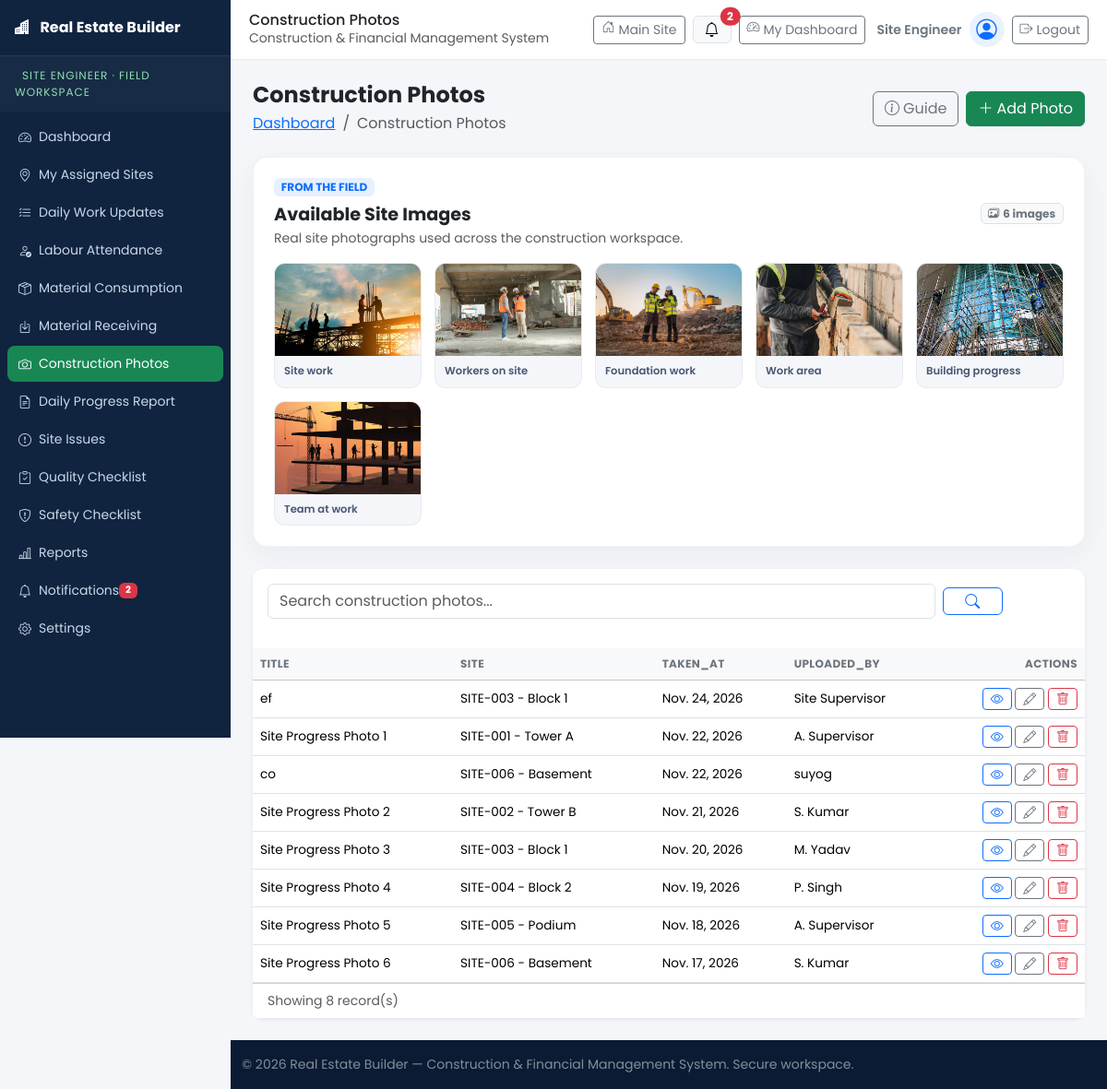
/supervisor/photos/ (signed in), run on the app's committed database.
### accounts/models.py (models this page shows, shortened)
class UserProfile(models.Model):
    ROLE_BUILDER = "BUILDER"
    ROLE_SITE_ENGINEER = "SITE_ENGINEER"
    ROLE_SITE_SUPERVISOR = "SITE_SUPERVISOR"
    ROLE_CONTRACTOR = "CONTRACTOR"
    ROLE_STORE_MANAGER = "STORE_MANAGER"
    ROLE_ACCOUNTANT = "ACCOUNTANT"
    ROLE_LABOUR = "LABOUR"
    ROLE_CHOICES = (
        (ROLE_BUILDER, "Builder / Admin"),
        (ROLE_SITE_ENGINEER, "Site Engineer"),
        (ROLE_SITE_SUPERVISOR, "Site Supervisor"),
        (ROLE_CONTRACTOR, "Contractor"),
        (ROLE_STORE_MANAGER, "Store Manager"),
        (ROLE_ACCOUNTANT, "Accountant"),
        (ROLE_LABOUR, "Labour / Worker"),
    )
    ROLE_ICONS = {
        ROLE_BUILDER: "bi-person-badge",
        ROLE_SITE_ENGINEER: "bi-ruler",
        ROLE_SITE_SUPERVISOR: "bi-hardhat",
        ROLE_CONTRACTOR: "bi-briefcase",
        ROLE_STORE_MANAGER: "bi-box-seam",
        ROLE_ACCOUNTANT: "bi-cash-coin",
        ROLE_LABOUR: "bi-people",
    }
    ROLE_DASHBOARDS = {
        ROLE_BUILDER: "dashboards:dashboard_builder",
        ROLE_SITE_ENGINEER: "dashboards:dashboard_site_engineer",
        ROLE_SITE_SUPERVISOR: "dashboards:dashboard_site_supervisor",
        ROLE_CONTRACTOR: "dashboards:dashboard_contractor",
        ROLE_STORE_MANAGER: "dashboards:dashboard_store_manager",
        ROLE_ACCOUNTANT: "dashboards:dashboard_accountant",
        ROLE_LABOUR: "dashboards:dashboard_labour",
    }
    GENDER_CHOICES = (
        ("", "Prefer not to say"),
        ("MALE", "Male"),
        ("FEMALE", "Female"),
        ("OTHER", "Other"),
    )
    STATUS_ACTIVE = "ACTIVE"
    STATUS_INACTIVE = "INACTIVE"
    STATUS_SUSPENDED = "SUSPENDED"
    STATUS_CHOICES = (
        (STATUS_ACTIVE, "Active"),
        (STATUS_INACTIVE, "Inactive"),
        (STATUS_SUSPENDED, "Suspended"),
    )
    user = models.OneToOneField(User, on_delete=models.CASCADE, related_name="profile")
    full_name = models.CharField(max_length=150)
    email = models.EmailField(max_length=254, unique=True)
    mobile = models.CharField(max_length=20)
    role = models.CharField(max_length=30, choices=ROLE_CHOICES, default=ROLE_BUILDER, db_index=True)
    address = models.TextField(blank=True)
    gender = models.CharField(max_length=10, choices=GENDER_CHOICES, blank=True)
    profile_photo = models.ImageField(upload_to="profiles/", blank=True, null=True)
    account_status = models.CharField(max_length=10, choices=STATUS_CHOICES, default=STATUS_ACTIVE, db_index=True)
    date_registered = models.DateTimeField(auto_now_add=True)
    class Meta:
        ordering = ["-date_registered"]
    @property
    def role_icon(self):
        return self.ROLE_ICONS.get(self.role, "bi-person")
    @property
    def is_active_account(self):
        return self.account_status == self.STATUS_ACTIVE and self.user.is_active
    def get_dashboard_url(self):
        return reverse(self.ROLE_DASHBOARDS.get(self.role, "home"))

### ConstructionManagement/models.py (models this page shows, shortened)
class ConstructionPhoto(models.Model):
    site = models.ForeignKey(Site, on_delete=models.CASCADE, related_name="photos")
    title = models.CharField(max_length=200)
    image = models.ImageField(upload_to="constructionphotos/")
    caption = models.TextField(blank=True)
    taken_at = models.DateField(null=True, blank=True)
    uploaded_by = models.CharField(max_length=120, blank=True)
    uploaded_at = models.DateTimeField(auto_now_add=True, null=True, blank=True)
    class Meta:
        ordering = ["-taken_at"]

class Site(models.Model):
    project = models.ForeignKey(Project, on_delete=models.CASCADE, related_name="sites")
    name = models.CharField(max_length=200)
    code = models.CharField(max_length=40, unique=True)
    location = models.CharField(max_length=200, blank=True)
    area_sqft = models.PositiveIntegerField(default=0)
    start_date = models.DateField(null=True, blank=True)
    expected_completion = models.DateField(null=True, blank=True)
    progress = models.PositiveSmallIntegerField(default=0)
    status = models.CharField(max_length=20, choices=StatusChoices.choices, default=StatusChoices.ACTIVE)
    supervisor = models.CharField(max_length=120, blank=True)
    description = models.TextField(blank=True)
    class Meta:
        ordering = ["name"]
    def __str__(self):
        return f"{self.code} - {self.name}"

### ConstructionManagement/views.py (the view)
# urls.py: path("supervisor/<str:page>/", views.supervisor_page, name="supervisor_page"),
@role_required(*FIELD_ROLES)
def supervisor_page(request, page):
    if page == "dashboard":
        return supervisor_dashboard(request)
    if page == "reports":
        return reports(request, "supervisor")
    if page == "settings":
        return settings_page(request, "supervisor")
    if page == "notifications":
        return resource_list(request, "supervisor", "notification", page_title="Notifications")
    if page in SUPERVISOR_PAGES:
        qs = None
        if page == "receiving":
            qs = models.MaterialTransaction.objects.filter(transaction_type="RECEIVED")
        elif page == "materials":
            qs = models.Material.objects.all()
        return resource_list(request, "supervisor", SUPERVISOR_PAGES[page], queryset=qs)
    messages.error(request, "The requested page does not exist.")
    return redirect("supervisor_dashboard")

### ConstructionManagement/forms.py
class SearchForm(forms.Form):
    q = forms.CharField(required=False, label="Search", widget=forms.TextInput(attrs={"class": "form-control", "placeholder": "Search records..."}))
    status = forms.ChoiceField(required=False, choices=[("", "All statuses")] + list(models.StatusChoices.choices), widget=forms.Select(attrs={"class": "form-select"}))

### ConstructionManagement/context_processors.py (called while the page is built)
def global_context(request):
    notifications = Notification.objects.filter(audience__in=["ALL", "MANAGER", "SUPERVISOR"])[:8]
    return {
        "global_notifications": notifications,
        "unread_count": Notification.objects.filter(is_read=False).count(),
        "app_name": "Real Estate Builder",
    }

### ConstructionManagement/templatetags/construction_tags.py (called while the page is built)
@register.filter
def get_item(obj, key):
    return getattr(obj, key, "")

### ConstructionManagement/views.py (called while the page is built)
def _base_template(module):
    if module == "manager":
        return "ConstructionManagement/base_manager.html"
    return "ConstructionManagement/base_supervisor.html"

### ConstructionManagement/templates/ConstructionManagement/site_supervisor/photos.html
﻿{% extends "ConstructionManagement/generic/list.html" %}

### ConstructionManagement/templates/ConstructionManagement/generic/list.html (shortened to what this page needs)
{% extends base_template %}
{% load construction_tags %}
{% block app_content %}
<div class="d-flex flex-wrap justify-content-between align-items-center gap-2 mb-4">
  <div>
    <h4 class="fw-bold mb-1">{{ title }}</h4>
    <nav aria-label="breadcrumb"><ol class="breadcrumb mb-0 small"><li class="breadcrumb-item"><a href="{% if module == 'manager' %}{% url 'manager_dashboard' %}{% else %}{% url 'supervisor_dashboard' %}{% endif %}">Dashboard</a></li><li class="breadcrumb-item active">{{ title }}</li></ol></nav>
  </div>
  <div class="d-flex gap-2">
    <button type="button" class="btn btn-outline-secondary" data-bs-toggle="modal" data-bs-target="#pageGuideModal">
      <i class="bi bi-info-circle me-1"></i>Guide
    </button>
    {% if resource_key != 'notification' %}
      {% if module == 'manager' %}
        <a href="{% url 'manager_add' resource_key %}" class="btn btn-primary"><i class="bi bi-plus-lg me-1"></i>Add {{ resource.singular }}</a>
      {% else %}
        <a href="{% url 'supervisor_add' resource_key %}" class="btn btn-success"><i class="bi bi-plus-lg me-1"></i>Add {{ resource.singular }}</a>
      {% endif %}
    {% endif %}
  </div>
</div>
{% if resource_key == 'photo' %}
<div class="mb-4">
  {% include "ConstructionManagement/partials/_site_gallery.html" with gallery_mode="compact" gallery_title="Available Site Images" %}
</div>
{% endif %}
<div class="card border-0 shadow-sm reveal">
  <div class="card-body p-3">
    <form method="get" class="row g-2 align-items-center">
      <div class="{% if has_status %}col-md-8{% else %}col-md-10{% endif %}">
        <input type="text" name="q" value="{{ query }}" class="form-control" placeholder="Search {{ title|lower }}...">
      </div>
      <div class="col-md-1 d-grid"><button class="btn btn-outline-primary" type="submit"><i class="bi bi-search"></i></button></div>
    </form>
  </div>
  <div class="table-responsive">
    <table class="table table-hover align-middle mb-0 {% if density == 'compact' %}table-sm{% endif %}">
      <thead class="table-light">
        <tr>
          {% for field in fields %}<th class="text-nowrap">{{ field|cut:"__"|title }}</th>{% endfor %}
          <th class="text-end">Actions</th>
        </tr>
      </thead>
      <tbody>
        {% for obj in objects %}
          <tr>
            {% for field in fields %}
              <td>
                {% if field == 'is_read' %}
                  {% if obj.is_read %}<span class="badge bg-success">Read</span>{% else %}<span class="badge bg-warning text-dark">Unread</span>{% endif %}
                {% elif field == 'status' %}
                  <span class="badge bg-{% if obj.status == 'COMPLETED' %}success{% elif obj.status == 'DELAYED' %}danger{% elif obj.status == 'ACTIVE' %}primary{% elif obj.status == 'PLANNED' %}secondary{% else %}warning text-dark{% endif %}">{{ obj.get_status_display }}</span>
                {% elif field == 'progress' %}
                  <div class="d-flex align-items-center gap-2"><div class="progress flex-grow-1" style="height:6px;min-width:60px"><div class="progress-bar" style="width:{{ obj.progress }}%"></div></div><small>{{ obj.progress }}%</small></div>
                {% elif field == 'severity' %}
                  <span class="badge bg-{% if obj.severity == 'CRITICAL' %}danger{% elif obj.severity == 'HIGH' %}warning text-dark{% else %}info{% endif %}">{{ obj.get_severity_display }}</span>
                {% elif field == 'transaction_type' %}
                  <span class="badge bg-{% if obj.transaction_type == 'RECEIVED' %}success{% else %}warning text-dark{% endif %}">{{ obj.get_transaction_type_display }}</span>
                {% elif field == 'image' %}
                  {% if obj.image %}<img src="{{ obj.image.url }}" alt="" style="width:48px;height:36px;object-fit:cover" class="rounded">{% endif %}
                {% else %}
                  {{ obj|get_item:field|default_if_none:"-" }}
                {% endif %}
              </td>
            {% endfor %}
            <td class="text-end text-nowrap">
              {% if module == 'manager' %}
                <a href="{% url 'manager_detail' resource_key obj.pk %}" class="btn btn-sm btn-outline-primary" title="View"><i class="bi bi-eye"></i></a>
                {% if resource_key != 'notification' %}<a href="{% url 'manager_edit' resource_key obj.pk %}" class="btn btn-sm btn-outline-secondary" title="Edit"><i class="bi bi-pencil"></i></a>{% endif %}
                {% if resource_key == 'dpr' %}<form method="post" action="{% url 'verify_dpr' obj.pk %}" class="d-inline">{% csrf_token %}<button class="btn btn-sm btn-outline-success" title="Verify"><i class="bi bi-check2-circle"></i></button></form>{% endif %}
                {% if resource_key == 'notification' %}<form method="post" action="{% url 'mark_notification_read' obj.pk %}" class="d-inline">{% csrf_token %}<input type="hidden" name="module" value="manager"><button class="btn btn-sm btn-outline-success" title="Mark read"><i class="bi bi-check2"></i></button></form>{% endif %}
                <a href="{% url 'manager_delete' resource_key obj.pk %}" class="btn btn-sm btn-outline-danger" title="Delete"><i class="bi bi-trash"></i></a>
              {% else %}
                <a href="{% url 'supervisor_detail' resource_key obj.pk %}" class="btn btn-sm btn-outline-primary" title="View"><i class="bi bi-eye"></i></a>
                <a href="{% url 'supervisor_edit' resource_key obj.pk %}" class="btn btn-sm btn-outline-secondary" title="Edit"><i class="bi bi-pencil"></i></a>
                <a href="{% url 'supervisor_delete' resource_key obj.pk %}" class="btn btn-sm btn-outline-danger" title="Delete"><i class="bi bi-trash"></i></a>
              {% endif %}
            </td>
          </tr>
        {% empty %}
          <tr><td colspan="{{ fields|length|add:1 }}" class="text-center text-muted py-5">No records found. Use the Add button to create one.</td></tr>
        {% endfor %}
      </tbody>
    </table>
  </div>
  <div class="card-footer bg-white small text-muted">Showing {{ objects|length }} record(s)</div>
</div>
{% endblock %}

### ConstructionManagement/templates/ConstructionManagement/partials/_topbar.html (shortened to what this page needs)
<header class="app-topbar">
  <div class="topbar-title">
    <h5 class="mb-0">{% block topbar_title %}{{ title|default:"Dashboard" }}{% endblock %}</h5>
    <small class="text-muted d-none d-sm-inline">Construction &amp; Financial Management System</small>
  </div>
  <div class="ms-auto d-flex align-items-center gap-2">
    <a class="btn btn-outline-secondary btn-sm d-none d-sm-inline-flex" href="{% url 'home' %}">
      <i class="bi bi-house-door me-1"></i> Main Site
    </a>
    <div class="dropdown">
      <button class="btn btn-light border position-relative" type="button" data-bs-toggle="dropdown" aria-label="Notifications">
        <i class="bi bi-bell"></i>
        {% if unread_count %}<span class="position-absolute top-0 start-100 translate-middle badge rounded-pill bg-danger">{{ unread_count }}</span>{% endif %}
      </button>
    </div>
    {% if user.is_authenticated %}
      <a class="btn btn-outline-secondary btn-sm d-none d-sm-inline-flex" href="{{ user.profile.get_dashboard_url }}">
        <i class="bi bi-speedometer2 me-1"></i> My Dashboard
      </a>
      <span class="small fw-semibold text-secondary d-none d-md-inline">
        <i class="bi {{ user.profile.role_icon }} me-1"></i>{{ user.profile.get_role_display }}
      </span>
      <span class="topbar-avatar" title="{{ user.profile.full_name }}"><i class="bi bi-person-circle"></i></span>
      <form method="post" action="{% url 'accounts:logout' %}" class="d-inline mb-0">
        <button type="submit" class="btn btn-outline-secondary btn-sm" title="Log out">
          <i class="bi bi-box-arrow-right me-1"></i><span class="d-none d-md-inline">Logout</span>
        </button>
      </form>
    {% else %}
      <a class="btn btn-sm reb-btn-gold" href="{% url 'accounts:login' %}"><i class="bi bi-box-arrow-in-right me-1"></i>Login</a>
    {% endif %}
  </div>
</header>

### ConstructionManagement/static/css/style.css (style rules this page uses)
:root { --reb-sidebar-width: 250px; --reb-primary: #0d6efd; --reb-success: #198754; --reb-bg: #f4f6f9; }
body.reb-body, body.auth-shell { font-family: "Poppins", system-ui, -apple-system, "Segoe UI", Roboto, sans-serif; }
body.reb-body { background: var(--reb-bg); }
.app-layout { display: flex; min-height: 100vh; }
.app-topbar { background: #fff; border-bottom: 1px solid #e9ecef; padding: 12px 20px; display: flex; align-items: center; gap: 8px; position: sticky; top: 0; z-index: 1030; animation: rebFadeDown .4s ease both; }
.topbar-title h5 { font-size: 1rem; }
.topbar-avatar { width: 38px; height: 38px; border-radius: 50%; background: #e9f2ff; display: grid; place-items: center; font-size: 1.4rem; color: var(--reb-primary); }
.app-topbar .badge.rounded-pill { animation: rebPulse 2.4s ease-in-out infinite; }
.card { border-radius: 12px; }
.table thead th { font-size: .75rem; text-transform: uppercase; letter-spacing: .03em; color: #6c757d; }
.table td { font-size: .85rem; }
.js-enabled .reveal { opacity: 0; transform: translateY(18px); }
.js-enabled .reveal.is-visible { animation: rebFadeUp .6s ease forwards; }
:root { --reb-navy: #0a1b33; --reb-navy-2: #102a4c; --reb-gold: #d4af37; --reb-gold-dark: #b8860b; --reb-light: #f4f6f9; --reb-ink: #1b2b45; }
html { scroll-behavior: smooth; scroll-padding-top: 80px; }

### data on the page
ConstructionPhoto: fields "ef" "SITE-003 - Block 1" "Nov. 24, 2026" "Site Supervisor"
ConstructionPhoto: fields "Site Progress Photo 1" "SITE-001 - Tower A" "Nov. 22, 2026" "A. Supervisor"
ConstructionPhoto: fields "co" "SITE-006 - Basement" "Nov. 22, 2026" "suyog"
ConstructionPhoto: fields "Site Progress Photo 2" "SITE-002 - Tower B" "Nov. 21, 2026" "S. Kumar"
ConstructionPhoto: fields "Site Progress Photo 3" "SITE-003 - Block 1" "Nov. 20, 2026" "M. Yadav"
ConstructionPhoto: fields "Site Progress Photo 4" "SITE-004 - Block 2" "Nov. 19, 2026" "P. Singh"
ConstructionPhoto: fields "Site Progress Photo 5" "SITE-005 - Podium" "Nov. 18, 2026" "A. Supervisor"
ConstructionPhoto: fields "Site Progress Photo 6" "SITE-006 - Basement" "Nov. 17, 2026" "S. Kumar"

### other printed values
{{ unread_count }} "2"
{{ title|default:"Dashboard" }} "Construction Photos"
{{ user.profile.get_role_display }} "Site Engineer"
{{ title }} "Construction Photos"
{{ resource.singular }} "Photo"
{{ gallery_title|default:"Site gallery" }} "Available Site Images"
{{ field|cut:"__"|title }} "TITLE" "SITE" "TAKEN_AT" "UPLOADED_BY"
{{ objects|length }} "8"
